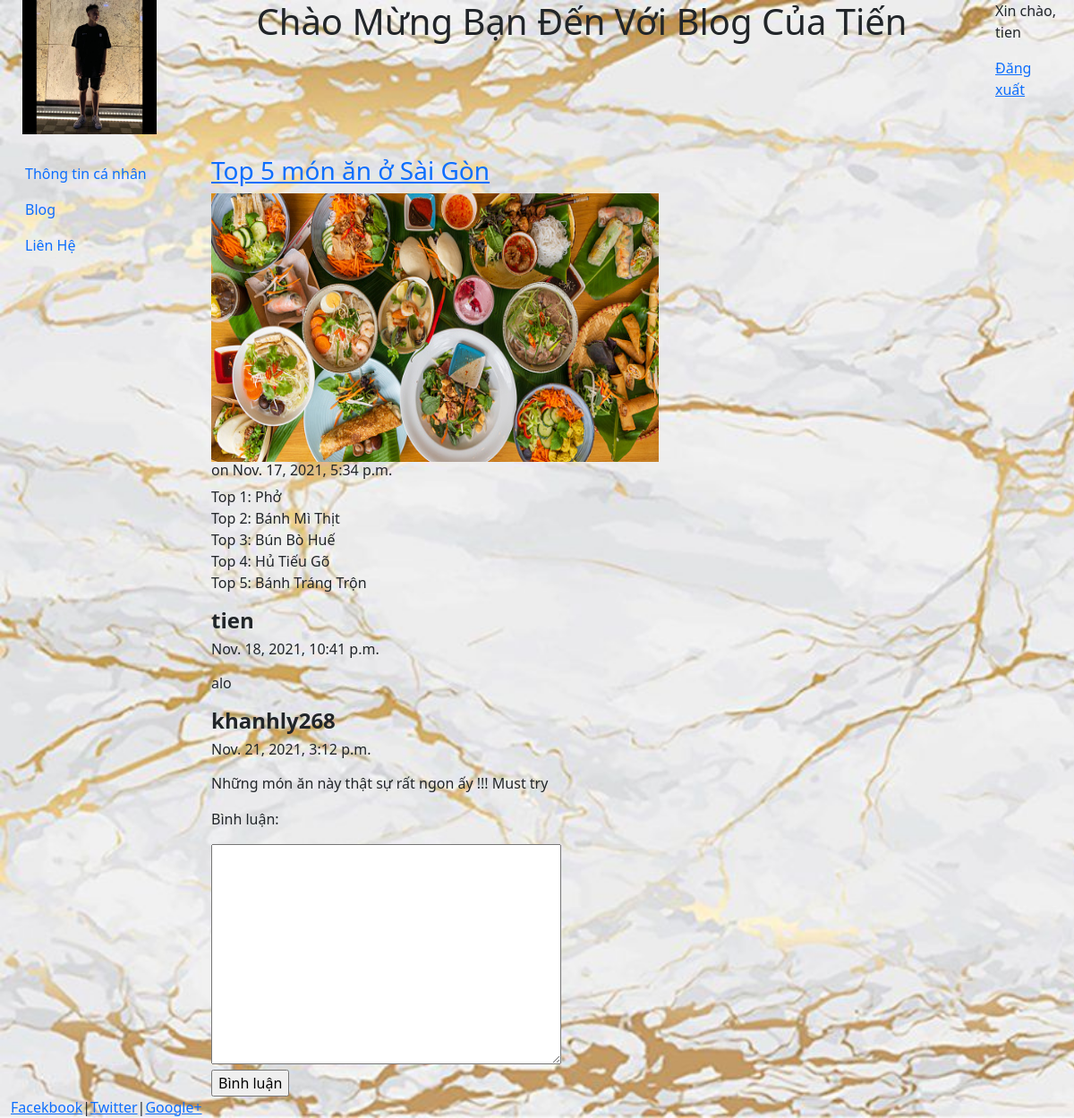
Screenshot of /blog/1/ (signed in) with the database file from the repository.
### blog/models.py (models this page shows, shortened)
class Post(models.Model):
    title = models.CharField(max_length = 100)
    body = models.TextField()
    date = models.DateTimeField(auto_now_add=True)
    image = models.ImageField(null = True)

class Comment(models.Model):
    post = models.ForeignKey(Post, on_delete=models.CASCADE, related_name='comments')
    author = models.ForeignKey(settings.AUTH_USER_MODEL, on_delete=models.CASCADE)
    body = models.TextField()
    date = models.DateTimeField(auto_now_add=True)

### blog/views.py (the view)
# urls.py: path('<int:pk>/', views.post, name='post'),
def post(request, pk):
    post = get_object_or_404(Post, pk=pk)
    form = CommentForm()
    if request.method == "POST":
        form = CommentForm(request.POST, author=request.user, post=post)
        if form.is_valid():
            form.save()
            return HttpResponseRedirect(request.path)
    return render(request, "blog/post.html", {"post": post, "form": form})

### blog/forms.py (shortened to what this page needs)
class CommentForm(forms.ModelForm):
    def __init__(self, *args, **kwargs):
        self.author = kwargs.pop('author', None)
        self.post = kwargs.pop('post', None)
        super().__init__(*args, **kwargs)
    class Meta:
        model = Comment
        fields = ["body"]

### blog/templates/blog/post.html (shortened to what this page needs)
{% extends "pages/base.html" %}
{% block content %}
<h3><a href='{% url 'post' post.id %}'>{{post.title}}</a></h3>
<img src="{{post.image.url}}" width="500px" height="300px" />
<h6>on {{post.date}}</h6>
{{post.body|safe|linebreaks}}
{% for comment in post.comments.all %}
    <h4><strong>{{comment.author}}</strong></h4>
    <h6><p>{{comment.date}}</p></h6>
    <p>{{comment.body|linebreaks}}</p>
{% endfor %}
{% if user.username %}
    <form action="{% url 'post' post.id %}" method="POST">
        <p><label>Bình luận:</label></p>
        {{form.body}}
        <br/>
        <input type="submit" value="Bình luận"/>
    </form>
{% endif %}
{% endblock %}

### home/templates/pages/base.html (shortened to what this page needs)
<!DOCTYPE html>
<html>
<head>
     {% load static %}
    <link rel="stylesheet" href="{% static 'css/bootstrap.min.css' %}" type ="text/css">
</head>
<body style="background-image: url('{% static 'images/gm.jpg' %}'); background-size: cover; background-repeat: no-repeat; background-attachment: fixed">
    <div class="container-fluid" style="min-height: 95%" >
        <div class="row">
            <div class="col-sm-2">
                <center><img src="{% static 'images/tee.jpg' %}" class="responsive-img" style="max-height : 150px" /></center>
            </div>
            <div class="col-sm-9">
                <center><h1>Chào Mừng Bạn Đến Với Blog Của Tiến</h1></center>
            </div>
            <div class="col-sm-1">
                {% if user.username %}
                    <p>Xin chào, {{user.username}}</p>
                    <p><a href="{% url 'logout' %}">Đăng xuất</a></p>
                {% else %}
                    <p><a href="{% url 'register' %}">Đăng ký</a>|<a href="{% url 'login' %}">Đăng nhập</a></p>
                {% endif %}
            </div>
        </div>
        <br>
        <div class="row">
            <div class="col-sm-2">
                <div class="bs-sliderbar">
                    <nav class="nav flex-column">
                        <a class="nav-link" href="/">Thông tin cá nhân</a>
                        <a class="nav-link" href="{%url 'blog' %}">Blog</a>
                        <a class="nav-link" href="{%url 'contact' %}">Liên Hệ</a>
                    </nav>
                </div>
            </div>
            <div class="col-sm-10">
                <div class="container-fluid">
                    {% block content %}
                    {% endblock %}
                </div>
            </div>
        </div>
    </div>
    <footer>
            <div class="container-fluid">
                <a href="#">Facekbook</a>|<a href="#">Twitter</a>|<a href="#">Google+</a>
            </div>
    </footer>
</body>
</html>

### home/templates/pages/base.html (style rules this page uses)
html, body { height: 100%; background-color: #f6f6f6 }

### rows the page displays
Post: title "Top 5 món ăn ở Sài Gòn", image (picture), date "Nov. 17, 2021, 5:34 p.m.", body "Top 1: Phở Top 2: Bánh Mì Thịt Top 3: Bún Bò Huế Top 4: Hủ Tiếu Gõ Top 5: Bánh Tráng Trộn"
Comment: author "tien", date "Nov. 18, 2021, 10:41 p.m.", body "alo"
Comment: author "khanhly268", date "Nov. 21, 2021, 3:12 p.m.", body "Những món ăn này thật sự rất ngon ấy !!! Must try"

### other values shown
{{ user.username }} "tien"
